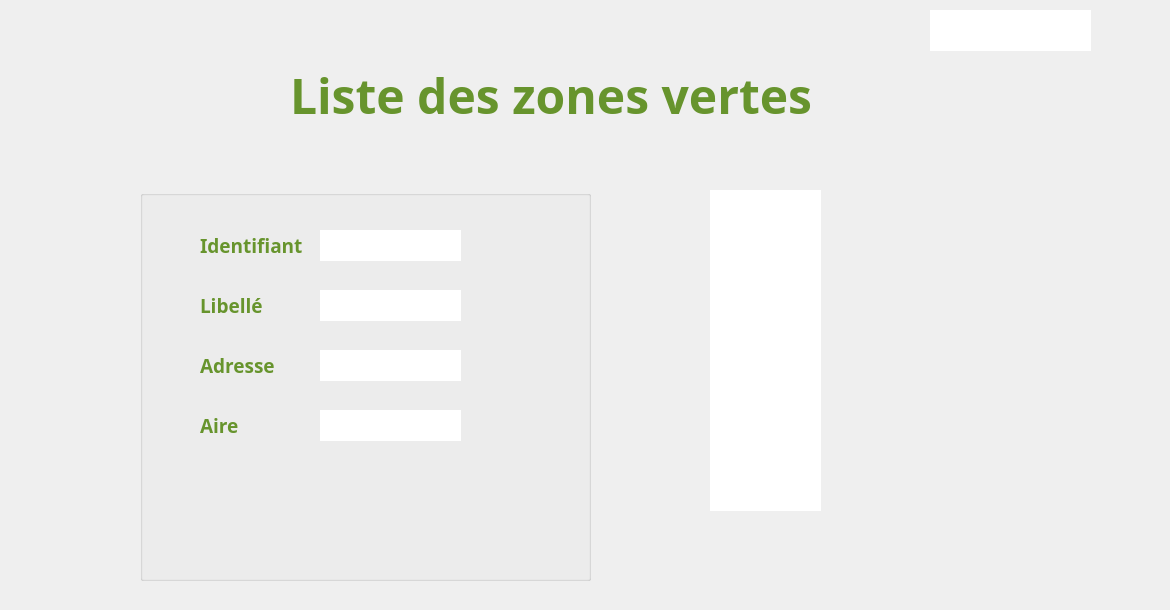
    <widget class="QWidget" name="Consulter_ZV">
     <property name="styleSheet">
      <string notr="true">#Consulter_ZV {
background-color: transparent;
border-image: url(:back2.jpg);
background: none;
border: none;
background-repeat: none;
}
</string>
     </property>
     <widget class="QLabel" name="label_22">
      <property name="geometry">
       <rect>
        <x>290</x>
        <y>40</y>
        <width>521</width>
        <height>111</height>
       </rect>
      </property>
      <property name="font">
       <font>
        <family>Segoe Print</family>
       </font>
      </property>
      <property name="text">
       <string>&lt;html&gt;&lt;head/&gt;&lt;body&gt;&lt;p&gt;&lt;span style=&quot; font-size:36pt; font-weight:600; color:#67942d;&quot;&gt;Liste des zones vertes&lt;/span&gt;&lt;/p&gt;&lt;/body&gt;&lt;/html&gt;</string>
      </property>
     </widget>
     <widget class="QPushButton" name="pushButton_Ajout_ZV">
      <property name="geometry">
       <rect>
        <x>970</x>
        <y>550</y>
        <width>161</width>
        <height>51</height>
       </rect>
      </property>
      <property name="styleSheet">
       <string notr="true">#pushButton_Ajout_ZV {
background-color: transparent;
border-image: url(:Ajouter_ZV.png);
background: none;
border: none;
background-repeat: none;
}
</string>
      </property>
      <property name="text">
       <string/>
      </property>
     </widget>
     <widget class="QPushButton" name="pushButton_Menu_Environ_Aff_ZV">
      <property name="geometry">
       <rect>
        <x>30</x>
        <y>10</y>
        <width>41</width>
        <height>41</height>
       </rect>
      </property>
      <property name="styleSheet">
       <string notr="true">#pushButton_Menu_Environ_Aff_ZV {
background-color: transparent;
border-image: url(:Menu.png);
background: none;
border: none;
background-repeat: none;
}
</string>
      </property>
      <property name="text">
       <string/>
      </property>
     </widget>
     <widget class="QPushButton" name="pushButton_Close_Envir_5">
      <property name="geometry">
       <rect>
        <x>1130</x>
        <y>10</y>
        <width>31</width>
        <height>31</height>
       </rect>
      </property>
      <property name="styleSheet">
       <string notr="true">#pushButton_Close_Envir_5 {
background-color: transparent;
border-image: url(:close.png);
background: none;
border: none;
background-repeat: none;
}
</string>
      </property>
      <property name="text">
       <string/>
      </property>
     </widget>
     <widget class="QLineEdit" name="lineEdit_recherche_ZV">
      <property name="geometry">
       <rect>
        <x>930</x>
        <y>10</y>
        <width>161</width>
        <height>41</height>
       </rect>
      </property>
      <property name="font">
       <font>
        <family>Javanese Text</family>
        <pointsize>12</pointsize>
       </font>
      </property>
      <property name="styleSheet">
       <string notr="true">#lineEdit_recherche_ZV {
background-color: transparent;
border-image: url(:ch_ZV.png);
background: none;
border: none;
background-repeat: none;
}
</string>
      </property>
      <property name="text">
       <string/>
      </property>
      <property name="alignment">
       <set>Qt::AlignLeading|Qt::AlignLeft|Qt::AlignVCenter</set>
      </property>
      <property name="clearButtonEnabled">
       <bool>false</bool>
      </property>
     </widget>
     <widget class="QGroupBox" name="groupBox">
      <property name="geometry">
       <rect>
        <x>140</x>
        <y>190</y>
        <width>451</width>
        <height>391</height>
       </rect>
      </property>
      <property name="font">
       <font>
        <family>Segoe Print</family>
        <pointsize>15</pointsize>
       </font>
      </property>
      <property name="styleSheet">
       <string notr="true"/>
      </property>
      <property name="title">
       <string/>
      </property>
      <widget class="QPushButton" name="pushButton_Sup_ZV">
       <property name="geometry">
        <rect>
         <x>280</x>
         <y>270</y>
         <width>111</width>
         <height>111</height>
        </rect>
       </property>
       <property name="styleSheet">
        <string notr="true">#pushButton_Sup_ZV {
background-color: transparent;
border-image: none;
background: none;
border: none;
background-repeat: none;
}
</string>
       </property>
       <property name="text">
        <string/>
       </property>
      </widget>
      <widget class="QLineEdit" name="lineEdit_Adresse_Aff_ZV">
       <property name="geometry">
        <rect>
         <x>180</x>
         <y>160</y>
         <width>141</width>
         <height>31</height>
        </rect>
       </property>
       <property name="font">
        <font>
         <family>Javanese Text</family>
         <pointsize>12</pointsize>
        </font>
       </property>
       <property name="styleSheet">
        <string notr="true">#lineEdit_Adresse_Aff_ZV {
background-color: transparent;
border-image: url(:ch_ZV.png);
background: none;
border: none;
background-repeat: none;
}
</string>
       </property>
       <property name="text">
        <string/>
       </property>
       <property name="alignment">
        <set>Qt::AlignCenter</set>
       </property>
       <property name="readOnly">
        <bool>true</bool>
       </property>
      </widget>
      <widget class="QLineEdit" name="lineEdit_ID_Aff_ZV">
       <property name="geometry">
        <rect>
         <x>180</x>
         <y>40</y>
         <width>141</width>
         <height>31</height>
        </rect>
       </property>
       <property name="font">
        <font>
         <family>Javanese Text</family>
         <pointsize>12</pointsize>
        </font>
       </property>
       <property name="autoFillBackground">
        <bool>false</bool>
       </property>
       <property name="styleSheet">
        <string notr="true">#lineEdit_ID_Aff_ZV {
background-color: transparent;
border-image: url(:ch_ZV.png);
background: none;
border: none;
background-repeat: none;
}
</string>
       </property>
       <property name="text">
        <string/>
       </property>
       <property name="cursorPosition">
        <number>0</number>
       </property>
       <property name="alignment">
        <set>Qt::AlignCenter</set>
       </property>
       <property name="readOnly">
        <bool>true</bool>
       </property>
      </widget>
      <widget class="QLineEdit" name="lineEdit_Aire_Aff_ZV">
       <property name="geometry">
        <rect>
         <x>180</x>
         <y>220</y>
         <width>141</width>
         <height>31</height>
        </rect>
       </property>
       <property name="font">
        <font>
         <family>Javanese Text</family>
         <pointsize>12</pointsize>
        </font>
       </property>
       <property name="styleSheet">
        <string notr="true">#lineEdit_Aire_Aff_ZV {
background-color: transparent;
border-image: url(:ch_ZV.png);
background: none;
border: none;
background-repeat: none;
}
</string>
       </property>
       <property name="text">
        <string/>
       </property>
       <property name="alignment">
        <set>Qt::AlignCenter</set>
       </property>
       <property name="readOnly">
        <bool>true</bool>
       </property>
      </widget>
      <widget class="QLabel" name="label_47">
       <property name="geometry">
        <rect>
         <x>60</x>
         <y>100</y>
         <width>181</width>
         <height>31</height>
        </rect>
       </property>
       <property name="font">
        <font>
         <family>Corbel</family>
         <pointsize>15</pointsize>
        </font>
       </property>
       <property name="text">
        <string>&lt;html&gt;&lt;head/&gt;&lt;body&gt;&lt;p&gt;&lt;span style=&quot; font-size:14pt; font-weight:600; color:#67942d;&quot;&gt;Libellé&lt;/span&gt;&lt;/p&gt;&lt;/body&gt;&lt;/html&gt;</string>
       </property>
      </widget>
      <widget class="QLabel" name="label_48">
       <property name="geometry">
        <rect>
         <x>60</x>
         <y>160</y>
         <width>91</width>
         <height>31</height>
        </rect>
       </property>
       <property name="font">
        <font>
         <family>Corbel</family>
         <pointsize>15</pointsize>
        </font>
       </property>
       <property name="text">
        <string>&lt;html&gt;&lt;head/&gt;&lt;body&gt;&lt;p&gt;&lt;span style=&quot; font-size:14pt; font-weight:600; color:#67942d;&quot;&gt;Adresse&lt;/span&gt;&lt;/p&gt;&lt;/body&gt;&lt;/html&gt;</string>
       </property>
      </widget>
      <widget class="QLabel" name="label_49">
       <property name="geometry">
        <rect>
         <x>60</x>
         <y>220</y>
         <width>181</width>
         <height>31</height>
        </rect>
       </property>
       <property name="font">
        <font>
         <family>Corbel</family>
         <pointsize>15</pointsize>
        </font>
       </property>
       <property name="text">
        <string>&lt;html&gt;&lt;head/&gt;&lt;body&gt;&lt;p&gt;&lt;span style=&quot; font-size:14pt; font-weight:600; color:#67942d;&quot;&gt;Aire&lt;/span&gt;&lt;/p&gt;&lt;/body&gt;&lt;/html&gt;</string>
       </property>
      </widget>
      <widget class="QLabel" name="label_50">
       <property name="geometry">
        <rect>
         <x>60</x>
         <y>40</y>
         <width>181</width>
         <height>31</height>
        </rect>
       </property>
       <property name="font">
        <font>
         <family>Corbel</family>
         <pointsize>15</pointsize>
        </font>
       </property>
       <property name="text">
        <string>&lt;html&gt;&lt;head/&gt;&lt;body&gt;&lt;p&gt;&lt;span style=&quot; font-size:14pt; font-weight:600; color:#67942d;&quot;&gt;Identifiant&lt;/span&gt;&lt;/p&gt;&lt;/body&gt;&lt;/html&gt;</string>
       </property>
      </widget>
      <widget class="QPushButton" name="pushButton_MAJ_ZV">
       <property name="geometry">
        <rect>
         <x>210</x>
         <y>270</y>
         <width>121</width>
         <height>121</height>
        </rect>
       </property>
       <property name="styleSheet">
        <string notr="true">#pushButton_MAJ_ZV{
background-color: transparent;
border-image: none;
background: none;
border: none;
background-repeat: none;
}
</string>
       </property>
       <property name="text">
        <string/>
       </property>
      </widget>
      <widget class="QLineEdit" name="lineEdit_Libelle_Aff_ZV">
       <property name="geometry">
        <rect>
         <x>180</x>
         <y>100</y>
         <width>141</width>
         <height>31</height>
        </rect>
       </property>
       <property name="font">
        <font>
         <family>Javanese Text</family>
         <pointsize>12</pointsize>
        </font>
       </property>
       <property name="styleSheet">
        <string notr="true">#lineEdit_Libelle_Aff_ZV {
background-color: transparent;
border-image: url(:ch_ZV.png);
background: none;
border: none;
background-repeat: none;
}
</string>
       </property>
       <property name="text">
        <string/>
       </property>
       <property name="alignment">
        <set>Qt::AlignCenter</set>
       </property>
       <property name="readOnly">
        <bool>true</bool>
       </property>
      </widget>
     </widget>
     <widget class="QTableView" name="tableView_ZV">
      <property name="geometry">
       <rect>
        <x>710</x>
        <y>190</y>
        <width>111</width>
        <height>321</height>
       </rect>
      </property>
      <property name="font">
       <font>
        <family>Javanese Text</family>
        <pointsize>12</pointsize>
       </font>
      </property>
      <property name="styleSheet">
       <string notr="true">#tableView_ZV {
background-color: transparent;
border-image: url(:LL.jpg);
background: none;
border: none;
background-repeat: none;
}
</string>
      </property>
      <property name="frameShape">
       <enum>QFrame::Box</enum>
      </property>
      <property name="frameShadow">
       <enum>QFrame::Plain</enum>
      </property>
      <property name="lineWidth">
       <number>0</number>
      </property>
      <property name="sizeAdjustPolicy">
       <enum>QAbstractScrollArea::AdjustToContents</enum>
      </property>
      <property name="showDropIndicator" stdset="0">
       <bool>true</bool>
      </property>
      <property name="alternatingRowColors">
       <bool>true</bool>
      </property>
      <property name="selectionMode">
       <enum>QAbstractItemView::SingleSelection</enum>
      </property>
      <property name="selectionBehavior">
       <enum>QAbstractItemView::SelectRows</enum>
      </property>
      <property name="showGrid">
       <bool>false</bool>
      </property>
      <property name="gridStyle">
       <enum>Qt::NoPen</enum>
      </property>
      <property name="sortingEnabled">
       <bool>true</bool>
      </property>
      <property name="wordWrap">
       <bool>true</bool>
      </property>
     </widget>
     <widget class="QPushButton" name="pushButton_Icon_serachZV">
      <property name="geometry">
       <rect>
        <x>1050</x>
        <y>12</y>
        <width>41</width>
        <height>41</height>
       </rect>
      </property>
      <property name="styleSheet">
       <string notr="true">#pushButton_Icon_serachZV{
background-color: transparent;
border-image: none;
background: none;
border: none;
background-repeat: none;
}
</string>
      </property>
      <property name="text">
       <string/>
      </property>
     </widget>
     <zorder>groupBox</zorder>
     <zorder>label_22</zorder>
     <zorder>pushButton_Ajout_ZV</zorder>
     <zorder>pushButton_Menu_Environ_Aff_ZV</zorder>
     <zorder>pushButton_Close_Envir_5</zorder>
     <zorder>lineEdit_recherche_ZV</zorder>
     <zorder>tableView_ZV</zorder>
     <zorder>pushButton_Icon_serachZV</zorder>
    </widget>
